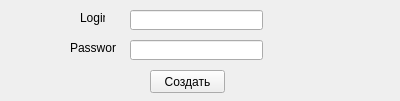
<?xml version="1.0" encoding="UTF-8"?>
<ui version="4.0">
 <class>createUser</class>
 <widget class="QWidget" name="createUser">
  <property name="geometry">
   <rect>
    <x>0</x>
    <y>0</y>
    <width>400</width>
    <height>101</height>
   </rect>
  </property>
  <property name="windowTitle">
   <string>Form</string>
  </property>
  <widget class="QLabel" name="label_new_user">
   <property name="geometry">
    <rect>
     <x>80</x>
     <y>10</y>
     <width>25</width>
     <height>16</height>
    </rect>
   </property>
   <property name="text">
    <string>Login</string>
   </property>
  </widget>
  <widget class="QLabel" name="label__new_password">
   <property name="geometry">
    <rect>
     <x>70</x>
     <y>40</y>
     <width>46</width>
     <height>16</height>
    </rect>
   </property>
   <property name="text">
    <string>Password</string>
   </property>
  </widget>
  <widget class="QPushButton" name="pushButton_post">
   <property name="geometry">
    <rect>
     <x>150</x>
     <y>70</y>
     <width>75</width>
     <height>23</height>
    </rect>
   </property>
   <property name="text">
    <string>Создать</string>
   </property>
  </widget>
  <widget class="QLineEdit" name="lineEdit_new_user">
   <property name="geometry">
    <rect>
     <x>130</x>
     <y>10</y>
     <width>133</width>
     <height>20</height>
    </rect>
   </property>
  </widget>
  <widget class="QLineEdit" name="lineEdit_new_password">
   <property name="geometry">
    <rect>
     <x>130</x>
     <y>40</y>
     <width>133</width>
     <height>20</height>
    </rect>
   </property>
  </widget>
 </widget>
 <resources/>
 <connections/>
</ui>
